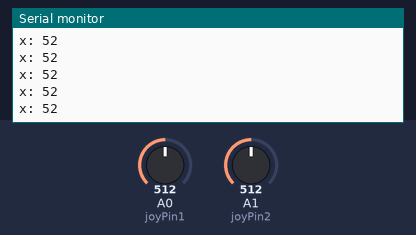
A sketch run on a simulated Arduino Uno, built with avr-gcc and run on an emulated ATmega328P. On the bench: the last lines printed to the serial monitor. The test bench sets the inputs (shaded band); at power-on: A0 (joyPin1) = 512, A1 (joyPin2) = 512.

Above: at 1.2 s.
1.3 s: A0 (joyPin1) set to 716
At 1.41 s:
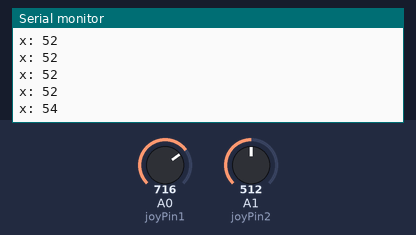
2.8 s: A0 (joyPin1) set to 900
At 2.82 s:
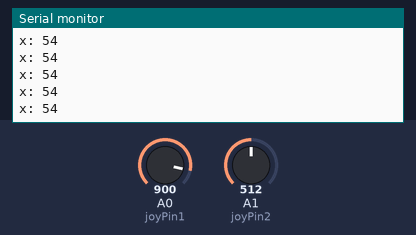
Timing chart, 0 to 5.8 s (numbered marks = the images above; inputs shaded):
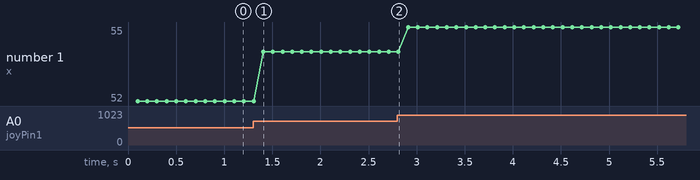

Measured:
- after the input at 1.3 s, the serial monitor: prints a new line after 0.11 s (image 1)
- plotted number 1: 52 → 54 after the input at 1.3 s, 54 → 55 after the input at 2.8 s

The sketch:

sketch_sep16a.ino
```cpp
int count = 0;
int joyPin1 = 0;
int joyPin2 = 1;

int x = 0;
int y = 0;

void setup() {
  Serial.begin(9600);
}

int treatValue(int data) {
  return (data * 9 / 1024) + 48;
}
void loop() {
  x = analogRead(joyPin1);
  delay(100);
  y = analogRead(joyPin2);

  Serial.print("x: ");
  Serial.println(treatValue(x));

  /*if(count == 10000)
    count = 0;
  Serial.print("Teste: ");
  Serial.println(count);
  delay(1000);*/
 }
```
